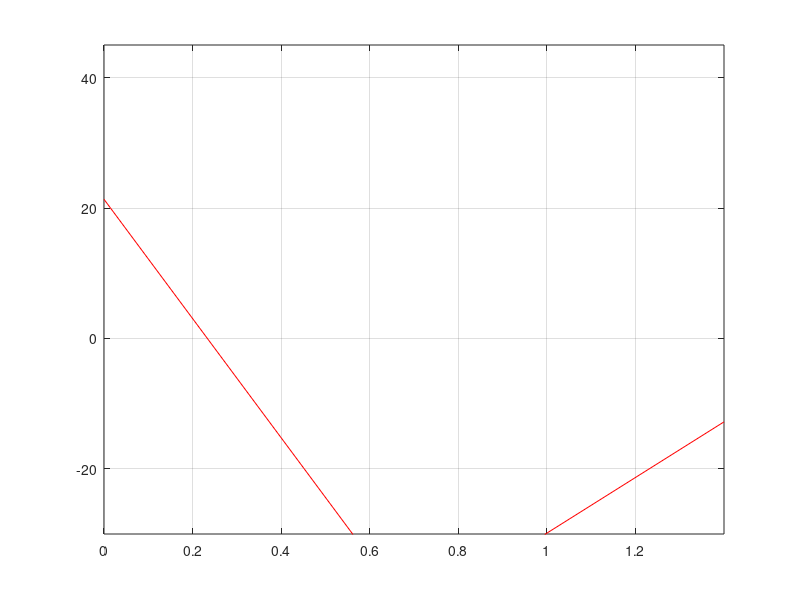

Reproduce this figure in MATLAB. (Note: this script raises an error after producing the figure.)
clc
clear 
close all

%define vars
P = 0; %value of corrective load
W = 42.67; %camera weight
R = 0.3; %radius of curvature of curved section
L = 0.35; %length of a quarter of the beam

%calc vars
R_Ay = 0.75*(P-((W*R)/L) - 2*W); %support reaction at A
R_B = W - P - R_Ay; %support reaction at B
M_A = -(2/3)*R_Ay*L; %moment at A

%bending moment equation
%x = 0
M0 = M_A;
%x = L
M1 = M_A + R_Ay*L;
%x = 2L
M2 = M_A + 2*R_Ay*L;
%x = 3L
M3 = M_A + 3*R_Ay*L + R_B*L;
%x = 4L
M4 = M_A + 4*R_Ay*L + 2*R_B*L + P*L;

%concatenate
x = [0 L 2*L 3*L 4*L];
M = [M0 M1 M2 M3 M4];

%plot
plot(x,M,'color','red')
xlim([0 4*L])
ylim([-30 45])
grid on
hline = refline(0,0);
hline.Color = 'b';
title('Graph to show bending moment of beam')
xlabel('Length along beam/m')
ylabel('Magnitude of bending moment/Nm')